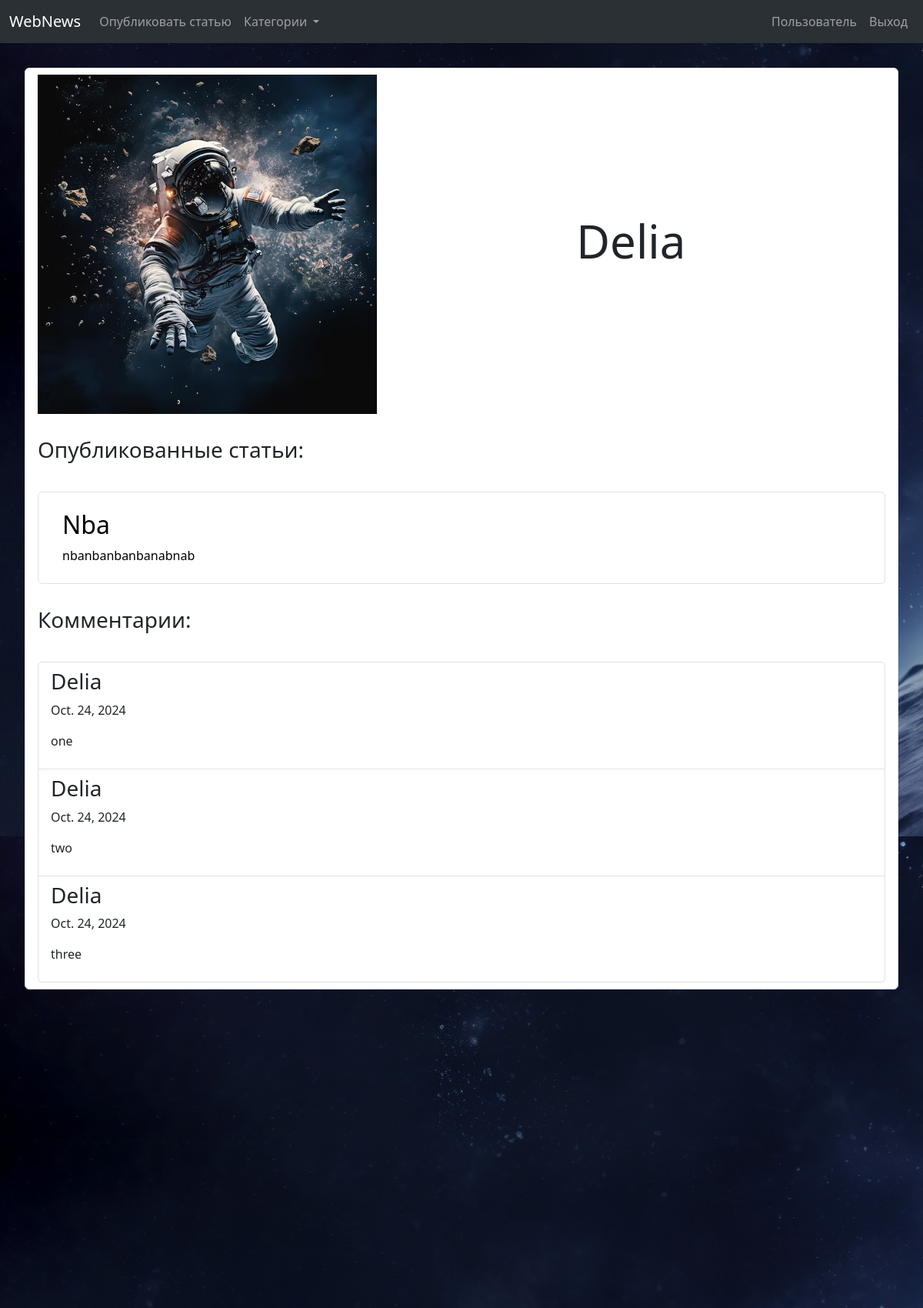
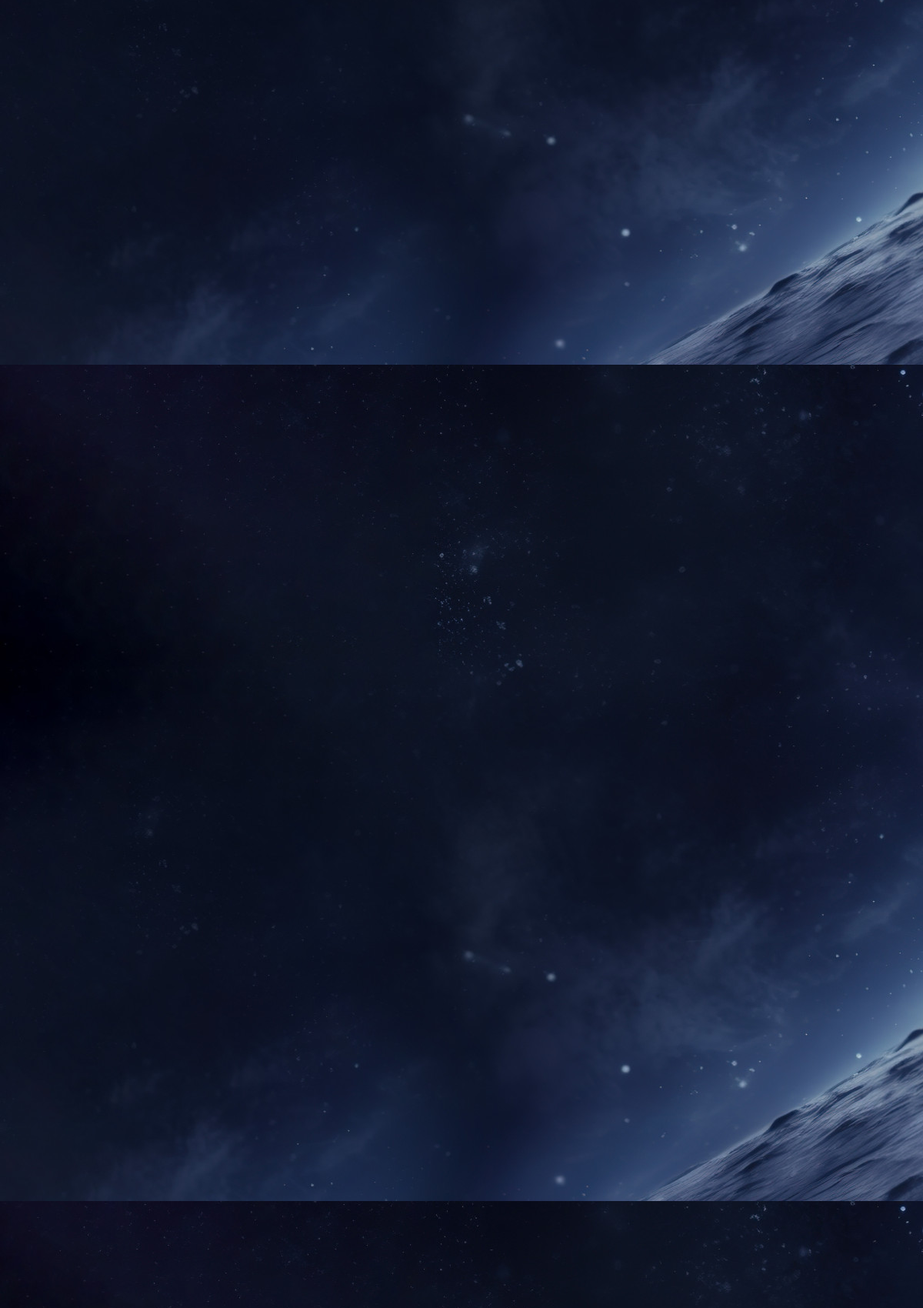
The app's page /user_page (signed in, upper part) with its own data (2 pictures, top to bottom).
### articles/models.py (models this page shows, shortened)
class Articles(models.Model):
    author = models.ForeignKey(User, on_delete=models.CASCADE, blank=True, null=True)
    title = models.CharField(max_length=250)
    text = models.TextField(blank=False)
    category = models.ForeignKey('Categories', on_delete=models.CASCADE)
    tags = models.ManyToManyField('Tags', blank=True)
    image = models.ImageField(upload_to='articles/%Y%m%d/', blank=True)
    date = models.DateField(auto_now_add=True)
    rating = models.IntegerField(default=0, blank=True)
    def get_absolute_url(self):
        return reverse('article', kwargs={'art_pk': self.pk})

class Comments(models.Model):
    article = models.ForeignKey('Articles', on_delete=models.CASCADE, blank=True, null=True)
    author = models.ForeignKey(User, on_delete=models.CASCADE, blank=True, null=True)
    text = models.TextField(blank=False)
    date = models.DateField(auto_now_add=True)

### articles/views.py (the view)
# urls.py: path('user_page', views.user_page, name='user_page'),
def user_page(request):
    articles = Articles.objects.filter(author=request.user)
    user = User.objects.get(username=request.user.username)
    comments = Comments.objects.filter(author=user)
    context = {'articles': articles, 'user': user, 'comments': comments}
    return render(request, 'articles/user_page.html', context=context)

### articles/templates/articles/user_page.html (shortened to what this page needs)
{% extends 'articles/base.html' %}
{% load static %}
{% block body %}
<div class="article-page">
        <ul class="list-group">
            <li class="list-group-item">
                <div class="user-page-block-for-image-and-title">
                    <div class="block-for-image">
                        {% if user.image %}
                        <img src="{{ user.image.url }}" alt="">
                        {% else %}
                        <img src="{% static 'articles/images/astronaut.avif' %}" alt="avatar">
                        {% endif %}
                    </div>
                    <div class="block-for-title"><h1 class="user-page-title">{{ user.username }}</h1></div>
                </div>
                <h3 class="title-articles">Опубликованные статьи: </h3>
                {% if articles %}
                <ul class="list-group">
                    {% for article in articles %}
                    <li class="list-group-item">
                        <a href="{{ article.get_absolute_url }}">
                            <div class="list-group-item-description">
                                <h2>{{ article.title }}</h2>
                                <p>{{ article.text|truncatewords:20 }}</p>
                            </div>
                        </a>
                    </li>
                    {% endfor %}
                  </ul>
                {% else %}
                    <p>Вы ничего не публиковали</p>
                {% endif %}
                <h3 class="title-comments">Комментарии: </h3>
                {% if comments %}
                <div class="comments-in-user-page">
                    <ul class="list-group">
                        {% for comment in comments %}
                          <li class="list-group-item">
                              <h3>{{ comment.author }}</h3>
                              <p>{{ comment.date }}</p>
                              <p>{{ comment.text }}</p>
                          </li>
                        {% endfor %}
                    </ul>
                </div>
                {% endif %}
            </li>
          </ul>
</div>
{% endblock %}

### articles/static/articles/css/style.css (style rules this page uses)
ul { list-style: none; }
a { color: black; text-decoration: none; }
.list-group { height: 100%; }
.list-group-item { display: flex; }
.list-group-item-description { margin: 15px; overflow: hidden; margin-bottom: 0px; }
.article-page>.list-group { padding: 32px; padding-bottom: 0px; }
.article-page>.list-group>.list-group-item { display: block; }
.comments-in-user-page>.list-group>.list-group-item { display: block; }
.title-comments { padding-top: 30px; padding-bottom: 30px; }
.title-articles { padding-top: 30px; padding-bottom: 30px; }
.user-page-block-for-image-and-title { display: flex; }
.block-for-title { display: flex; justify-content: center; align-items: center; width: 60%; }
.block-for-image { width: 40%; }
.block-for-image>img { width: 100%; height: auto; }
.user-page-title { font-size: 60px; }

### records on screen
Articles: title "Nba", text "nbanbanbanbanabnab"
Comments: author "Delia", date "Oct. 24, 2024", text "one"
Comments: author "Delia", date "Oct. 24, 2024", text "two"
Comments: author "Delia", date "Oct. 24, 2024", text "three"

### other values on screen
{{ user.username }} "Delia"
